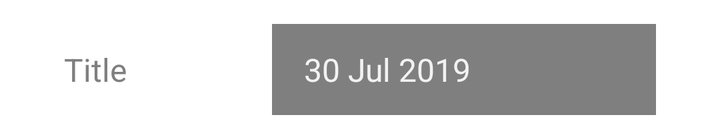
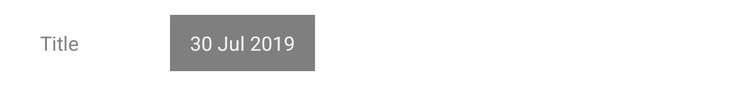

Compare how this app lays out the same screen by default and in its alternative resource folder. The renders come first, then the two layout files and the values they reference.
<!-- AndroidManifest.xml: application theme BaseAppTheme -->
<!-- res/layout/view_material_custom_row.xml -->
<androidx.constraintlayout.widget.ConstraintLayout xmlns:android="http://schemas.android.com/apk/res/android"
    xmlns:app="http://schemas.android.com/apk/res-auto"
    xmlns:tools="http://schemas.android.com/tools"
    android:layout_width="match_parent"
    android:layout_height="wrap_content"
    android:layout_marginStart="16dp"
    android:paddingTop="12dp"
    android:paddingEnd="16dp"
    android:paddingBottom="12dp">

    <TextView
        android:id="@+id/tvTitle"
        android:layout_width="120dp"
        android:layout_height="wrap_content"
        android:text="Title"
        style="@style/TextMaterialLabelStyle"
        app:layout_constraintBottom_toBottomOf="parent"
        app:layout_constraintStart_toStartOf="parent"
        app:layout_constraintTop_toTopOf="parent"
        app:layout_constraintVertical_bias="0"
        tools:visibility="visible" />

    <TextView
        android:id="@+id/tvValue"
        android:layout_width="0dp"
        android:layout_height="wrap_content"
        style="@style/TextMaterialValueStyle"
        app:layout_constraintBottom_toBottomOf="parent"
        app:layout_constraintEnd_toEndOf="parent"
        app:layout_constraintStart_toEndOf="@+id/tvTitle"
        app:layout_constraintTop_toTopOf="parent"
        app:layout_constraintVertical_bias="0"
        tools:text="30 Jul 2019"
        tools:visibility="visible" />
</androidx.constraintlayout.widget.ConstraintLayout>
<!-- resources referenced by this layout -->
<resources>
  <style name="TextMaterialLabelStyle">
          <item name="android:textColor">#7f7f7f</item>
          <item name="android:textSize">16sp</item>
          <item name="android:paddingStart">16dp</item>
          <item name="android:paddingEnd">16dp</item>
          <item name="android:paddingTop">12dp</item>
          <item name="android:paddingBottom">12dp</item>
      </style>
  <style name="TextMaterialValueStyle">
          <item name="android:textColor">#f2f2f2</item>
          <item name="android:textSize">16sp</item>
          <item name="android:background">#7f7f7f</item>
          <item name="android:paddingStart">16dp</item>
          <item name="android:paddingEnd">16dp</item>
          <item name="android:paddingTop">12dp</item>
          <item name="android:paddingBottom">12dp</item>
          <item name="android:layout_marginEnd">16dp</item>
      </style>
  <style name="BaseAppTheme" parent="@style/Theme.MaterialComponents.Light.NoActionBar">
          <item name="windowActionBar">false</item>
          <item name="windowNoTitle">true</item>
          <item name="colorPrimary">@color/colorPrimary</item>
          <item name="colorAccent">@color/colorAccent</item>
          <item name="android:windowContentOverlay">@null</item>
          <item name="android:scrollingCache">false</item>
          <item name="popupMenuStyle">@style/AppTheme.PopupMenu</item>
          <item name="android:dropDownListViewStyle">@style/AppTheme.PopupMenu.Style</item>
          <item name="android:actionBarStyle">@style/AppTheme.Toolbar</item>
          <item name="android:statusBarColor">@color/colorPrimary</item>
          <item name="colorControlNormal">@color/colorPrimary</item>
          <item name="colorControlActivated">@color/colorPrimary</item>
          <item name="colorControlHighlight">@color/colorAccent</item>
      </style>
  <color name="colorPrimary">#37474F</color>
  <color name="colorAccent">#03DAC5</color>
  <style name="AppTheme.PopupMenu" parent="@style/Widget.AppCompat.PopupMenu">
          <item name="android:popupBackground">#F5F5F5</item>
          <item name="android:textColor">@color/colorPrimary</item>
          <item name="android:background">#F5F5F5</item>
      </style>
  <style name="AppTheme.PopupMenu.Style" parent="@style/Widget.AppCompat.ListView.DropDown">
          <item name="android:divider">@color/colorPrimary</item>
          <item name="android:dividerHeight">1dp</item>
      </style>
  <style name="AppTheme.Toolbar" parent="ThemeOverlay.MaterialComponents.Dark.ActionBar">
          <item name="android:titleTextStyle">@style/AppTheme.TextPrimary</item>
          <item name="android:actionMenuTextColor">@color/colorPrimary</item>
          <item name="colorControlNormal">@color/colorPrimary</item>
          <item name="android:statusBarColor">@color/colorPrimary</item>
          <item name="contentInsetStart">0dp</item>
      </style>
  <style name="AppTheme.TextPrimary" parent="@style/TextAppearance.AppCompat.Widget.ActionBar.Title">
          <item name="android:textColor">@color/colorPrimary</item>
      </style>
</resources>
<!-- res/layout-sw600dp/view_material_custom_row.xml (the repository's variant of the layout above) -->
<!-- drawn on a 7-inch tablet held upright -->
<androidx.constraintlayout.widget.ConstraintLayout xmlns:android="http://schemas.android.com/apk/res/android"
    xmlns:app="http://schemas.android.com/apk/res-auto"
    xmlns:tools="http://schemas.android.com/tools"
    android:layout_width="wrap_content"
    android:layout_height="wrap_content"
    android:layout_marginStart="16dp"
    android:paddingTop="12dp"
    android:paddingEnd="16dp"
    android:paddingBottom="12dp">

    <TextView
        android:id="@+id/tvTitle"
        android:layout_width="120dp"
        android:layout_height="wrap_content"
        android:text="Title"
        style="@style/TextMaterialLabelStyle"
        app:layout_constraintBottom_toBottomOf="parent"
        app:layout_constraintStart_toStartOf="parent"
        app:layout_constraintTop_toTopOf="parent"
        app:layout_constraintVertical_bias="0"
        tools:visibility="visible" />

    <TextView
        android:id="@+id/tvValue"
        android:layout_width="wrap_content"
        android:layout_height="wrap_content"
        style="@style/TextMaterialValueStyle"
        app:layout_constraintBottom_toBottomOf="parent"
        app:layout_constraintStart_toEndOf="@+id/tvTitle"
        app:layout_constraintTop_toTopOf="parent"
        app:layout_constraintVertical_bias="0"
        tools:text="30 Jul 2019"
        tools:visibility="visible" />
</androidx.constraintlayout.widget.ConstraintLayout>
